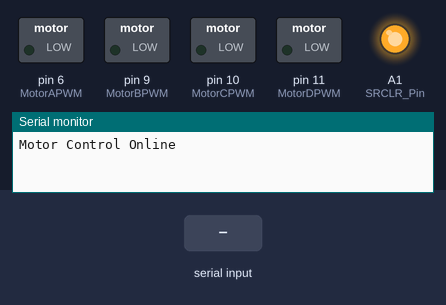
A sketch run on a simulated Arduino Uno, built with avr-gcc and run on an emulated ATmega328P. Shown: switched loads named in the sketch (green lamp = pin HIGH), output pins drawn as LEDs (lit = HIGH), the last lines printed to the serial monitor. The inputs (shaded band) are chosen by the test bench.

Above: at 1.2 s.
1.3 s: "1:90\n" received over Serial
At 2.2 s:
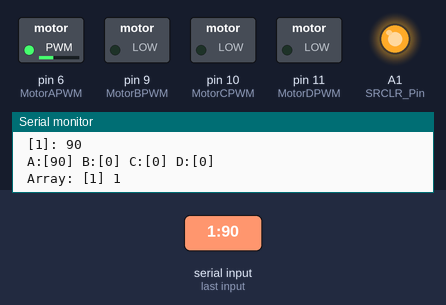
2.8 s: "90:45:200\n" received over Serial
4.3 s: "90:45:200:10\n" received over Serial
Timing chart, 0 to 7.3 s (numbered marks = the images above; inputs shaded):
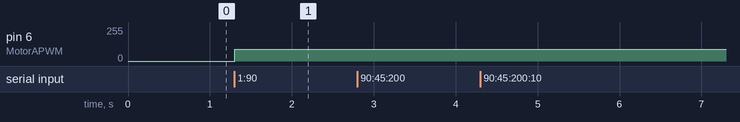

Measured:
- after the input at 1.3 s, pin 6 (MotorAPWM): 0/255 → 90/255 at once

The sketch:

MotorControlModuleTest.INO
```cpp
 //const String ModuleID = "MCMx2_Sync;
//const float SoftWareVer = 0.09;
#define TotalCH = 2;

int PWMLimit = 253;
int PWM_Current = 0;
int PWM_Set = 0;
unsigned long usNow_1;

/*
int IN1 = 8;
int IN2 = 7;
int IN3 = 12;
int IN4 = 13;
*/
int SR = 0;

int SER_Pin = A0;
int RCLK_Pin = A2;
int SRCLR_Pin = A1;
int MotorAPWM = 6;
int MotorBPWM = 9;
int MotorCPWM = 10;
int MotorDPWM = 11;
int motorPWM_A = 0;
int motorPWM_B = 0;
int motorPWM_C = 0;
int motorPWM_D = 0;

void setup()
{
  // put your setup code here, to run once:
  Serial.begin(57600);
  pinMode(SER_Pin, OUTPUT);
  pinMode(RCLK_Pin, OUTPUT);
  pinMode(SRCLR_Pin, OUTPUT);
  pinMode(MotorAPWM, OUTPUT);
  pinMode(MotorBPWM, OUTPUT);
  pinMode(MotorCPWM, OUTPUT);
  pinMode(MotorDPWM, OUTPUT);
  digitalWrite(SRCLR_Pin, LOW);
  shiftOut(SER_Pin, RCLK_Pin, MSBFIRST, SR);
  digitalWrite(SRCLR_Pin, HIGH);
  Serial.println("Motor Control Online");
  //motorSTOP();
//  intializeModule();

}

void loop()
{

  if (Serial.available()>0)
  {
  readCMD();
  }


}


void readCMD()
{
    Serial.println("\n Serial Command Ready!");
    String MotorCH = "";
    String MotorPWM = "";

    String inputCMD = Serial.readStringUntil('\n');
    Serial.println(inputCMD);
    for (int i =0; i< inputCMD.length(); i++)
    {
      if (inputCMD.charAt(i) == ':')
      {

        for (int j = 0;j < i;j++)
        {

          MotorCH+=inputCMD[j];
        }
        for (int j = i+1;j<inputCMD.length()+1; j++)
        {
          MotorPWM+=inputCMD[j];
        }
          Serial.print("\n [CMD]: ");
          Serial.print(inputCMD);
          Serial.print("\n [");
          Serial.print(MotorCH.toInt());
          Serial.print("]: ");
          Serial.print(MotorPWM.toInt());
          if ((MotorCH.toInt() < 5) && (MotorCH.toInt() > -1))
          {
            if ((MotorPWM.toInt() < 254) && (MotorCH.toInt() > -254))
            {
              PWM_Set = MotorPWM.toInt();
              PWM_Current = MotorPWM.toInt();
              motorPWM(MotorCH.toInt(), MotorPWM.toInt());
            }
            else
            {
              Serial.print("\n Motor PWM Error! -253 ~ +253");
            }
          }
          else
          {
            Serial.print("\n Motor Channel Error! 0 = All Channels");
          }

      }
    }

    //motorPWM(inputCMD.toInt());
    /*for(int i = 0; i< inputCMD.length(); i++)
    {
      if (inputCMD[i]
    }
    */


}


void motorPWM(int CHvalue, int PWMvalue)
{
  //Serial.print("\n [Input]: ");
  //Serial.print(value);
  PWMvalue = PWMvalue > PWMLimit ? PWMLimit: PWMvalue;
  PWMvalue = PWMvalue < -PWMLimit ? -PWMLimit: PWMvalue;


  switch(CHvalue)
  {
    case  (0):
    {
      motorPWM_A = PWMvalue;
      motorPWM_B = PWMvalue;
      motorPWM_C = PWMvalue;
      motorPWM_D = PWMvalue;
      if (PWMvalue > 0)
      {
        analogWrite(MotorAPWM, motorPWM_A);
        analogWrite(MotorBPWM, motorPWM_B);
        analogWrite(MotorCPWM, motorPWM_C);
        analogWrite(MotorDPWM, motorPWM_D);
        SR = bitWrite( SR, 0, 1);
        SR = bitWrite( SR, 1, 0);
        SR = bitWrite( SR, 2, 1);
        SR = bitWrite( SR, 3, 0);
        SR = bitWrite( SR, 4, 0);
        SR = bitWrite( SR, 5, 1);
        SR = bitWrite( SR, 6, 0);
        SR = bitWrite( SR, 7, 01);
        break;
      }
      if (PWMvalue < 0)
      {
        analogWrite(MotorAPWM, 255 - motorPWM_A);
        analogWrite(MotorBPWM, 255 - motorPWM_B);
        analogWrite(MotorAPWM, 255 - motorPWM_C);
        analogWrite(MotorBPWM, 255 - motorPWM_D);
        SR = bitWrite( SR, 0, 0);
        SR = bitWrite( SR, 1, 1);
        SR = bitWrite( SR, 2, 0);
        SR = bitWrite( SR, 3, 1);
        SR = bitWrite( SR, 4, 1);
        SR = bitWrite( SR, 5, 0);
        SR = bitWrite( SR, 6, 1);
        SR = bitWrite( SR, 7, 0);
        SR = B01011010;
        break;
      }
      if (PWMvalue == 0)
      {
        analogWrite(MotorAPWM, motorPWM_A);
        analogWrite(MotorBPWM, motorPWM_B);
        analogWrite(MotorAPWM, motorPWM_C);
        analogWrite(MotorBPWM, motorPWM_D);
        SR = bitWrite( SR, 0, 0);
        SR = bitWrite( SR, 1, 0);
        SR = bitWrite( SR, 2, 0);
        SR = bitWrite( SR, 3, 0);
        SR = bitWrite( SR, 4, 0);
        SR = bitWrite( SR, 5, 0);
        SR = bitWrite( SR, 6, 0);
        SR = bitWrite( SR, 7, 0);
        break;
      }

      break;
    }
    case  (1):
    {
      motorPWM_A = PWMvalue;
      if (PWMvalue > 0)
      {
        analogWrite(MotorAPWM, motorPWM_A);
        SR = bitWrite( SR, 0, 1);
        SR = bitWrite( SR, 1, 0);
        break;
      }
      if (PWMvalue < 0)
      {
        analogWrite(MotorAPWM, 255 - motorPWM_A);
        SR = bitWrite( SR, 0, 0);
        SR = bitWrite( SR, 1, 1);
        break;
      }
      if (PWMvalue == 0)
      {
        analogWrite(MotorAPWM, motorPWM_A);
        SR = bitWrite( SR, 0, 0);
        SR = bitWrite( SR, 1, 0);
        break;
      }
      break;
    }
    case  (2):
    {
      motorPWM_B = PWMvalue;
      if (PWMvalue > 0)
      {
        analogWrite(MotorBPWM, motorPWM_B);
        SR = bitWrite( SR, 2, 1);
        SR = bitWrite( SR, 3, 0);
        break;
      }
      if (PWMvalue < 0)
      {
        analogWrite(MotorBPWM, 255 - motorPWM_B);
        SR = bitWrite( SR, 2, 0);
        SR = bitWrite( SR, 3, 1);
        break;
      }
      if (PWMvalue == 0)
      {
        analogWrite(MotorBPWM, motorPWM_B);
        SR = bitWrite( SR, 2, 0);
        SR = bitWrite( SR, 3, 0);
        break;
      }
      break;
    }
    case  (3):
    {
      motorPWM_C = PWMvalue;
      if (PWMvalue > 0)
      {
        analogWrite(MotorCPWM, motorPWM_C);
        SR = bitWrite( SR, 4, 0);
        SR = bitWrite( SR, 5, 1);
        break;
      }
      if (PWMvalue < 0)
      {
        analogWrite(MotorCPWM, 255 - motorPWM_C);
        SR = bitWrite( SR, 4, 1);
        SR = bitWrite( SR, 5, 0);
        break;
      }
      if (PWMvalue == 0)
      {
        analogWrite(MotorCPWM, motorPWM_C);
        SR = bitWrite( SR, 4, 0);
        SR = bitWrite( SR, 5, 0);
        break;
      }
      break;
    }
    case  (4):
    {
      motorPWM_D = PWMvalue;
      if (PWMvalue > 0)
      {
        analogWrite(MotorDPWM, motorPWM_D);
        SR = bitWrite( SR, 6, 0);
        SR = bitWrite( SR, 7, 1);
        break;
      }
      if (PWMvalue < 0)
      {
        analogWrite(MotorDPWM, 255 - motorPWM_D);
        SR = bitWrite( SR, 6, 1);
        SR = bitWrite( SR, 7, 0);
        break;
      }
      if (PWMvalue == 0)
      {
        analogWrite(MotorDPWM, motorPWM_D);
        SR = bitWrite( SR, 7, 0);
        SR = bitWrite( SR, 6, 0);
        break;
      }
      break;
    }
    default:
    {
      break;
    }

  }

  Serial.print("\n A:[");
  Serial.print(motorPWM_A);
  Serial.print("] B:[");
  Serial.print(motorPWM_B);
  Serial.print("] C:[");
  Serial.print(motorPWM_C);
  Serial.print("] D:[");
  Serial.print(motorPWM_D);
  Serial.print("]");
  IOcommand();
}


void motorSTOP()
{
  /*
  analogWrite(MotorAPWM, 0);
  analogWrite(MotorBPWM, 0);
  digitalWrite(MotorAIN, LOW);
  digitalWrite(MotorAIN2, LOW);
  digitalWrite(MotorBIN, LOW);
  digitalWrite(MotorBIN2, LOW);
*/
}

void IOcommand()
{

  Serial.print("\n Array: [");
  Serial.print(SR, DEC);
  Serial.print("] ");
  Serial.print(SR, BIN);
  digitalWrite(SRCLR_Pin, LOW);
  shiftOut(SER_Pin, RCLK_Pin, MSBFIRST, SR);
  digitalWrite(SRCLR_Pin, HIGH);
}
```
